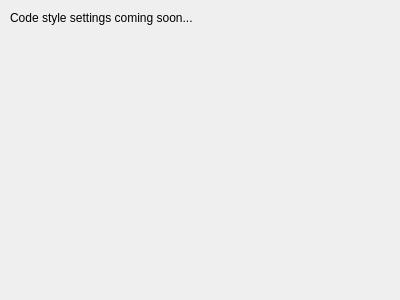
<?xml version="1.0" encoding="UTF-8"?>
<ui version="4.0">
 <class>Go::Internal::GoCodeStylePageWidget</class>
 <widget class="QWidget" name="Go::Internal::GoCodeStylePageWidget">
  <property name="geometry">
   <rect>
    <x>0</x>
    <y>0</y>
    <width>400</width>
    <height>300</height>
   </rect>
  </property>
  <property name="windowTitle">
   <string>Form</string>
  </property>
  <widget class="QLabel" name="label">
   <property name="geometry">
    <rect>
     <x>10</x>
     <y>10</y>
     <width>291</width>
     <height>16</height>
    </rect>
   </property>
   <property name="text">
    <string>Code style settings coming soon...</string>
   </property>
  </widget>
 </widget>
 <resources/>
 <connections/>
</ui>
